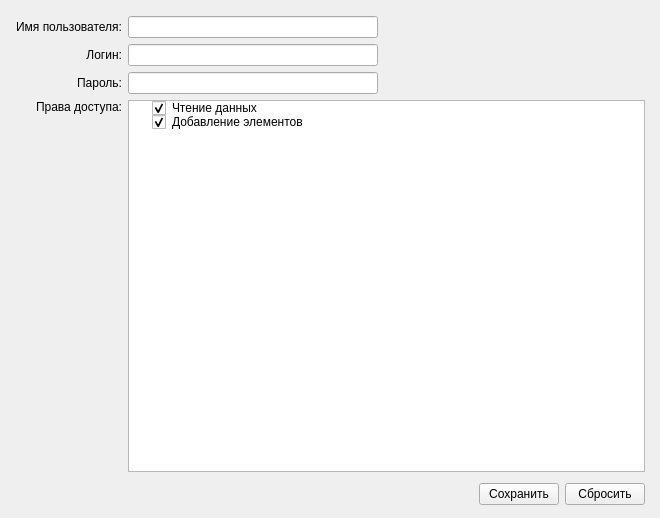
<?xml version="1.0" encoding="UTF-8"?>
<ui version="4.0">
 <class>UserSets</class>
 <widget class="QWidget" name="UserSets">
  <property name="geometry">
   <rect>
    <x>0</x>
    <y>0</y>
    <width>660</width>
    <height>518</height>
   </rect>
  </property>
  <property name="windowTitle">
   <string>Form</string>
  </property>
  <widget class="QWidget" name="verticalLayoutWidget">
   <property name="geometry">
    <rect>
     <x>10</x>
     <y>10</y>
     <width>641</width>
     <height>501</height>
    </rect>
   </property>
   <layout class="QVBoxLayout" name="mainLayout">
    <item>
     <layout class="QGridLayout" name="gridLayout" columnstretch="0,0">
      <property name="margin">
       <number>6</number>
      </property>
      <item row="3" column="0">
       <widget class="QLabel" name="label_2">
        <property name="text">
         <string>Пароль:</string>
        </property>
        <property name="alignment">
         <set>Qt::AlignRight|Qt::AlignTrailing|Qt::AlignVCenter</set>
        </property>
       </widget>
      </item>
      <item row="3" column="1">
       <layout class="QHBoxLayout" name="horizontalLayout_2">
        <item>
         <widget class="QLineEdit" name="txtPassword">
          <property name="sizePolicy">
           <sizepolicy hsizetype="Fixed" vsizetype="Fixed">
            <horstretch>0</horstretch>
            <verstretch>0</verstretch>
           </sizepolicy>
          </property>
          <property name="minimumSize">
           <size>
            <width>250</width>
            <height>0</height>
           </size>
          </property>
          <property name="maximumSize">
           <size>
            <width>50</width>
            <height>16777215</height>
           </size>
          </property>
          <property name="alignment">
           <set>Qt::AlignLeading|Qt::AlignLeft|Qt::AlignVCenter</set>
          </property>
         </widget>
        </item>
        <item>
         <spacer name="horizontalSpacer_2">
          <property name="orientation">
           <enum>Qt::Horizontal</enum>
          </property>
          <property name="sizeHint" stdset="0">
           <size>
            <width>40</width>
            <height>20</height>
           </size>
          </property>
         </spacer>
        </item>
       </layout>
      </item>
      <item row="5" column="1">
       <layout class="QHBoxLayout" name="horizontalLayout_4">
        <property name="topMargin">
         <number>5</number>
        </property>
        <item>
         <spacer name="horizontalSpacer_4">
          <property name="orientation">
           <enum>Qt::Horizontal</enum>
          </property>
          <property name="sizeHint" stdset="0">
           <size>
            <width>40</width>
            <height>20</height>
           </size>
          </property>
         </spacer>
        </item>
        <item>
         <widget class="QPushButton" name="cmdSave">
          <property name="text">
           <string>Сохранить</string>
          </property>
         </widget>
        </item>
        <item>
         <widget class="QPushButton" name="cmdCancel">
          <property name="text">
           <string>Сбросить</string>
          </property>
         </widget>
        </item>
       </layout>
      </item>
      <item row="4" column="0">
       <widget class="QLabel" name="label_4">
        <property name="text">
         <string>Права доступа:</string>
        </property>
        <property name="alignment">
         <set>Qt::AlignRight|Qt::AlignTop|Qt::AlignTrailing</set>
        </property>
       </widget>
      </item>
      <item row="0" column="0">
       <widget class="QLabel" name="label">
        <property name="text">
         <string>Имя пользователя:</string>
        </property>
        <property name="alignment">
         <set>Qt::AlignRight|Qt::AlignTrailing|Qt::AlignVCenter</set>
        </property>
       </widget>
      </item>
      <item row="0" column="1">
       <layout class="QHBoxLayout" name="horizontalLayout">
        <item>
         <widget class="QLineEdit" name="txtName">
          <property name="minimumSize">
           <size>
            <width>250</width>
            <height>0</height>
           </size>
          </property>
          <property name="maximumSize">
           <size>
            <width>250</width>
            <height>16777215</height>
           </size>
          </property>
         </widget>
        </item>
        <item>
         <spacer name="horizontalSpacer">
          <property name="orientation">
           <enum>Qt::Horizontal</enum>
          </property>
          <property name="sizeHint" stdset="0">
           <size>
            <width>40</width>
            <height>20</height>
           </size>
          </property>
         </spacer>
        </item>
       </layout>
      </item>
      <item row="4" column="1">
       <layout class="QHBoxLayout" name="horizontalLayout_5">
        <property name="leftMargin">
         <number>0</number>
        </property>
        <item>
         <widget class="QTreeWidget" name="twAccess">
          <attribute name="headerVisible">
           <bool>false</bool>
          </attribute>
          <column>
           <property name="text">
            <string>Право доступа</string>
           </property>
          </column>
          <item>
           <property name="text">
            <string>Чтение данных</string>
           </property>
           <property name="checkState">
            <enum>Checked</enum>
           </property>
           <property name="icon">
            <iconset resource="resources.qrc">
             <normaloff>:/icons/images/tag-green.png</normaloff>:/icons/images/tag-green.png</iconset>
           </property>
           <property name="flags">
            <set>ItemIsSelectable|ItemIsUserCheckable|ItemIsEnabled</set>
           </property>
          </item>
          <item>
           <property name="text">
            <string>Добавление элементов</string>
           </property>
           <property name="checkState">
            <enum>Checked</enum>
           </property>
           <property name="icon">
            <iconset resource="resources.qrc">
             <normaloff>:/icons/images/tag-green.png</normaloff>:/icons/images/tag-green.png</iconset>
           </property>
          </item>
         </widget>
        </item>
       </layout>
      </item>
      <item row="1" column="0">
       <widget class="QLabel" name="label_3">
        <property name="text">
         <string>Логин:</string>
        </property>
        <property name="alignment">
         <set>Qt::AlignRight|Qt::AlignTrailing|Qt::AlignVCenter</set>
        </property>
       </widget>
      </item>
      <item row="1" column="1">
       <layout class="QHBoxLayout" name="horizontalLayout_3">
        <item>
         <widget class="QLineEdit" name="txtLogin">
          <property name="minimumSize">
           <size>
            <width>250</width>
            <height>0</height>
           </size>
          </property>
          <property name="maximumSize">
           <size>
            <width>250</width>
            <height>16777215</height>
           </size>
          </property>
         </widget>
        </item>
        <item>
         <spacer name="horizontalSpacer_3">
          <property name="orientation">
           <enum>Qt::Horizontal</enum>
          </property>
          <property name="sizeHint" stdset="0">
           <size>
            <width>40</width>
            <height>20</height>
           </size>
          </property>
         </spacer>
        </item>
       </layout>
      </item>
     </layout>
    </item>
   </layout>
  </widget>
 </widget>
 <resources>
  <include location="resources.qrc"/>
 </resources>
 <connections/>
</ui>
